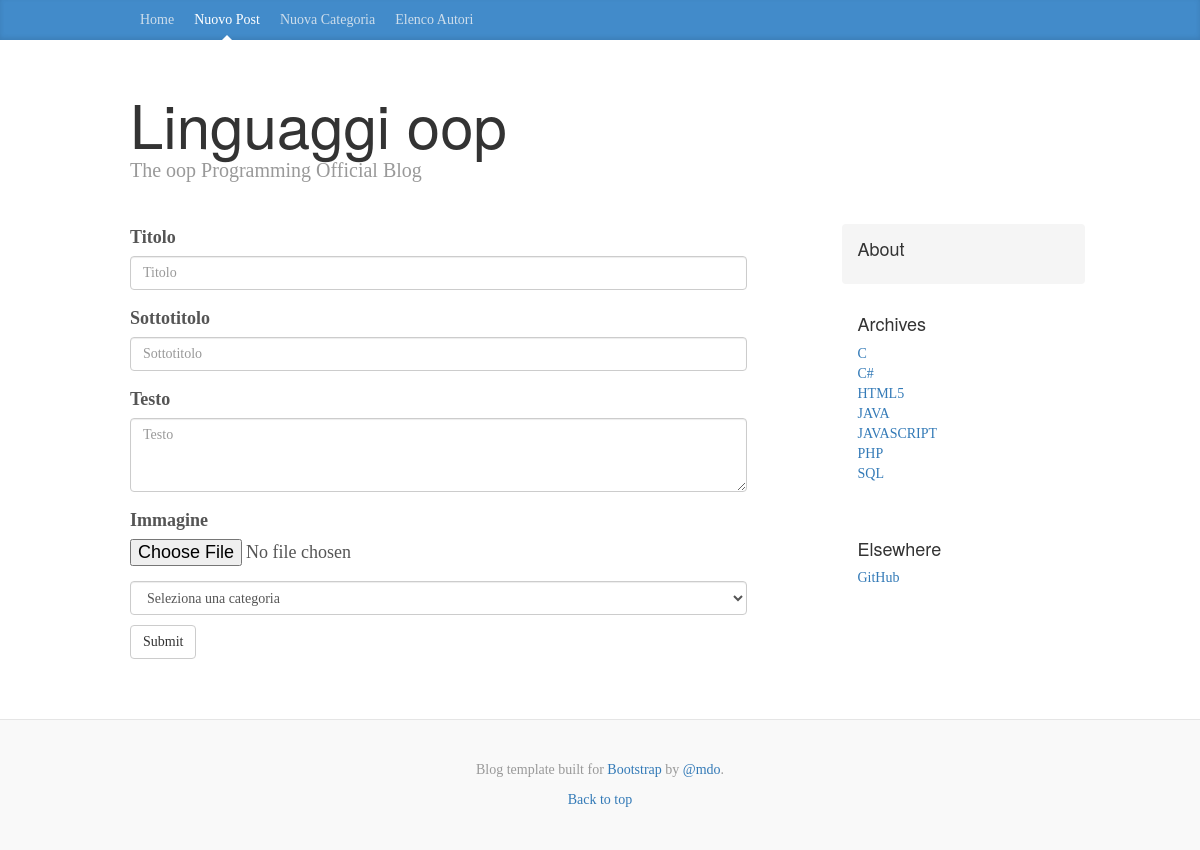
Page /?view=insert on the committed database.
### tables this page shows
CREATE TABLE `categorie` (
  `idcategoria` int(11) NOT NULL,
  `categoria` varchar(50) NOT NULL
);

### includes/database.php (called while the page is built, shortened)
<?php
class Database{
    private $host=DB_HOST;
    private $user=DB_USER;
    private $pass=DB_PASS;
    private $dbname=DB_NAME;
    public $link;
    public function connetti()
    {
        $this->link = mysqli_connect($this->host, $this->user, $this->pass, $this->dbname);
    }
    public function select($query)
    {
        $result = mysqli_query($this->link, $query);
        if($result->num_rows > 0)
        {
            return $result;
        }
        else
        {
            return false;
        }
    }
}
?>

### includes/insertPost.php (the view, shortened to what this page needs)
<form method="post" action="<?=$_SERVER['PHP_SELF']?>?view=insert">
    <div class="col-sm-8 blog-main">
        <div class="blog-post">
            <div class="form-group">
              <label for="titolo">Titolo</label>
              <input type="text" class="form-control" id="titolo" name="titolo" placeholder="Titolo">
            </div>
            <div class="form-group">
              <label for="sottotitolo">Sottotitolo</label>
              <input type="text" class="form-control" id="sottotitolo" name="sottotitolo" placeholder="Sottotitolo">
            </div>
            <div class="form-group">
              <label for="testo">Testo</label>
              <textarea class="form-control" id="testo" name="testo" placeholder="Testo" rows="3"></textarea>
            </div>
            <div class="form-group">
              <label for="immagine">Immagine</label>
              <input type="file" id="immagine" name="immagine">
            </div>
            <div class="checkbox">
                <select class="form-control" name="categoria">
                    <option value="0">Seleziona una categoria</option>
                </select>
            </div>
            <button type="submit" name="btnInserisci" class="btn btn-default">Submit</button>
        </div>
    </div>
</form>

### includes/header.php (shortened to what this page needs)
<?php
include "includes/database.php";
$db = new Database();
?>
<!DOCTYPE html>
<html lang="en">
  <head>
    <link href="css/bootstrap.min.css" rel="stylesheet">
    <link href="css/ie10-viewport-bug-workaround.css" rel="stylesheet">
    <link href="css/blog.css" rel="stylesheet">
  </head>
  <body>
    <div class="blog-masthead">
      <div class="container">
        <nav class="blog-nav">
          <?php
          echo "<a class='blog-nav-item";
          if(!isset($_GET['view']))
              echo " active";
          echo"' href='index.php'>Home</a>";
          echo "<a class='blog-nav-item";
          if(isset($_GET['view']) && $_GET['view']=='insert')
              echo " active";
          echo "' href='?view=insert'>Nuovo Post</a>";
          echo "<a class='blog-nav-item";
          if(isset($_GET['view']) && $_GET['view']=='newcat')
              echo " active";
          echo "' href='?view=newcat'>Nuova Categoria</a>";
          echo "<a class='blog-nav-item";
          if(isset($_GET['view']) && $_GET['view']=='authors')
              echo " active";
          echo "' href='?view=authors'>Elenco Autori</a>";
          ?>
        </nav>
      </div>
    </div>

### index.php (shortened to what this page needs)
<?php
include "includes/header.php";
?>
<div class="container">
      <div class="blog-header">
        <h1 class="blog-title"><?= TITOLO ?></h1>
        <p class="lead blog-description"><?= SUBTITOLO ?></p>
      </div>
      <div class="row">
        <?php
        $vista = (isset($_REQUEST['view']) ? $_REQUEST['view'] : 'home');
        switch($vista)
        {
            case 'insert':
                include "includes/insertPost.php";
                break;
        }
        include "./includes/sidebar.php";
        ?>
      </div>
</div>
<?php
include "./includes/footer.php";
?>

### includes/sidebar.php
<?php
$query="SELECT * FROM categorie ORDER BY categoria";
$elencocategorie = $db->select($query);
?>
<div class="col-sm-3 col-sm-offset-1 blog-sidebar">
          <div class="sidebar-module sidebar-module-inset">
            <h4>About</h4>
          </div>
          <div class="sidebar-module">
            <h4>Archives</h4>
            <ol class="list-unstyled">
                <?php while($row=mysqli_fetch_array($elencocategorie))
                      {
                        echo "<li><a href='categorie.php?idcat=".$row['idcategoria']."'>".strtoupper($row['categoria'])."</a></li>";
                      }
                ?>
            </ol>
          </div>
          <div class="sidebar-module">
            <h4>Elsewhere</h4>
            <ol class="list-unstyled">
              <li>
                  <a href="http://getbootstrap.com/examples/blog/#">GitHub</a>
              </li>
            </ol>
          </div>
        </div>

### includes/footer.php (shortened to what this page needs)
<footer class="blog-footer">
      <p>Blog template built for <a href="http://getbootstrap.com/">Bootstrap</a> by <a href="https://twitter.com/mdo">@mdo</a>.</p>
      <p>
        <a href="http://getbootstrap.com/examples/blog/#">Back to top</a>
      </p>
    </footer>
</body></html>

### css/blog.css (style rules this page uses)
body { font-family: Georgia, "Times New Roman", Times, serif; color: #555; }
h1, .h1, h2, .h2, h3, .h3, h4, .h4, h5, .h5, h6, .h6 { margin-top: 0; font-family: "Helvetica Neue", Helvetica, Arial, sans-serif; font-weight: normal; color: #333; }
@media (min-width: 1200px) { .container { width: 970px; } }
.blog-masthead { background-color: #428bca; -webkit-box-shadow: inset 0 -2px 5px rgba(0,0,0,.1); box-shadow: inset 0 -2px 5px rgba(0,0,0,.1); }
.blog-nav-item { position: relative; display: inline-block; padding: 10px; font-weight: 500; color: #cdddeb; }
.blog-nav .active { color: #fff; }
.blog-nav .active:after { position: absolute; bottom: 0; left: 50%; width: 0; height: 0; margin-left: -5px; vertical-align: middle; content: " "; border-right: 5px solid transparent; border-bottom: 5px solid; border-left: 5px solid transparent; }
.blog-header { padding-top: 20px; padding-bottom: 20px; }
.blog-title { margin-top: 30px; margin-bottom: 0; font-size: 60px; font-weight: normal; }
.blog-description { font-size: 20px; color: #999; }
.blog-main { font-size: 18px; line-height: 1.5; }
.sidebar-module { padding: 15px; margin: 0 -15px 15px; }
.sidebar-module-inset { padding: 15px; background-color: #f5f5f5; border-radius: 4px; }
.blog-post { margin-bottom: 60px; }
.blog-footer { padding: 40px 0; color: #999; text-align: center; background-color: #f9f9f9; border-top: 1px solid #e5e5e5; }
.blog-footer p:last-child { margin-bottom: 0; }

### rows in the picture
categorie: categoria "C"
categorie: categoria "C#"
categorie: categoria "HTML5"
categorie: categoria "JAVA"
categorie: categoria "JAVASCRIPT"
categorie: categoria "PHP"
categorie: categoria "SQL"

### other values in the picture
TITOLO "Linguaggi oop"
SUBTITOLO "The oop Programming Official Blog"
